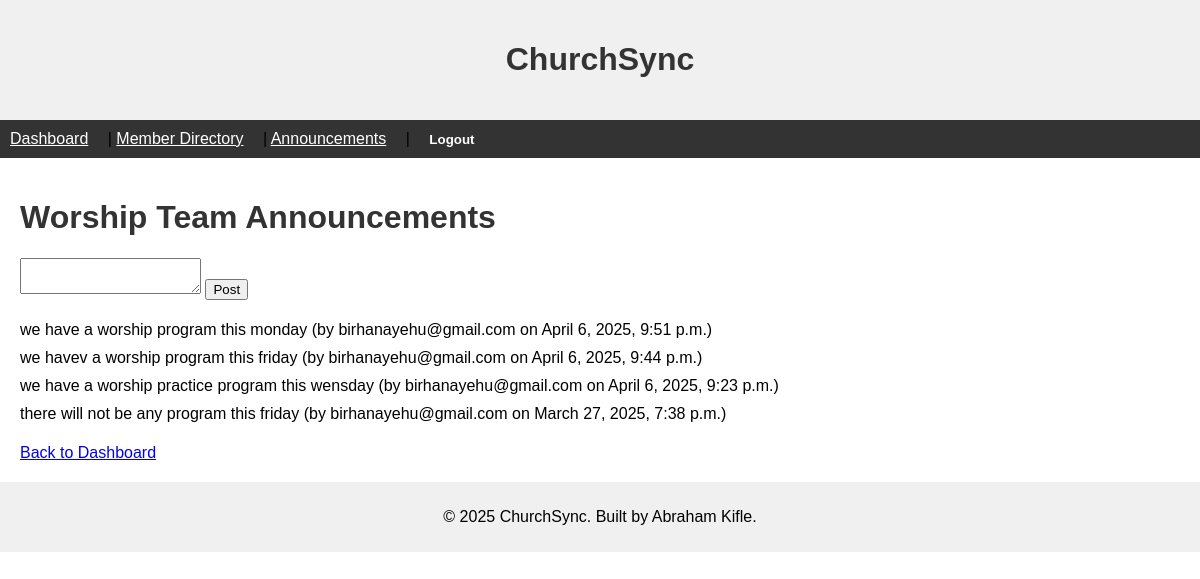
The page /teams/1/announcements/ (signed in) on the database its author committed.
### teams/models.py (models this page shows, shortened)
class Team(models.Model):
    name = models.CharField(max_length=100, unique=True)  # Team name, no repeats
    leader = models.ForeignKey(User, on_delete=models.CASCADE, related_name='led_teams')  # Who runs it

class Announcement(models.Model):
    team = models.ForeignKey(Team, on_delete=models.CASCADE)  # Which team it’s for
    content = models.TextField()  # The message
    created_at = models.DateTimeField(auto_now_add=True)  # When it was posted
    posted_by = models.ForeignKey(User, on_delete=models.CASCADE)  # Who wrote it

### users/models.py (models this page shows, shortened)
class User(AbstractUser):
    username = None  # No username - using email instead
    email = models.EmailField(unique=True)  # Email is the ID, no repeats
    role = models.CharField(max_length=20, choices=[('admin', 'Admin'), ('leader', 'Leader'), ('member', 'Member')], default='member')
    is_approved = models.BooleanField(default=False)  # New users need approval
    objects = UserManager()  # Use my manager
    USERNAME_FIELD = 'email'  # Login with email
    REQUIRED_FIELDS = []  # Just email and password needed

### teams/views.py (the view)
# urls.py: path('teams/<int:team_id>/announcements/', announcements, name='announcements'),  # Team announcements
def announcements(request, team_id):
    if not request.user.is_authenticated or request.user.role != 'leader':
        return redirect('login')
    team = Team.objects.get(id=team_id, leader=request.user)
    if request.method == 'POST':
        content = request.POST['content']  # Grab the message text
        Announcement.objects.create(team=team, content=content, posted_by=request.user)
    announcements = Announcement.objects.filter(team=team).order_by('-created_at')
    return render(request, 'announcements.html', {'team': team, 'announcements': announcements})

### templates/announcements.html (shortened to what this page needs)
{% extends 'base.html' %}
{% block content %}
    <h1>{{ team.name }} Announcements</h1>
    <form method="POST">
        <textarea name="content" required></textarea>
        <button type="submit">Post</button>
    </form>
    <ul>
        {% for announcement in announcements %}
            <li>{{ announcement.content }} (by {{ announcement.posted_by.email }} on {{ announcement.created_at }})</li>
        {% endfor %}
    </ul>
    <a href="/dashboard/teams/{{ team.id }}/">Back to Dashboard</a>
{% endblock %}

### static/css/styles.css (style rules this page uses)
body { font-family: Arial, sans-serif; margin: 0; }
h1 { color: #333; }
ul { list-style-type: none; padding: 0; }
li { padding: 5px 0; }
form { margin-top: 10px; }

### rows shown on the page
Team: name "Worship Team"
Announcement: content "we have a worship program this monday", posted_by.email "birhanayehu@gmail.com", created_at "April 6, 2025, 9:51 p.m."
Announcement: content "we havev a worship program this friday", posted_by.email "birhanayehu@gmail.com", created_at "April 6, 2025, 9:44 p.m."
Announcement: content "we have a worship practice program this wensday", posted_by.email "birhanayehu@gmail.com", created_at "April 6, 2025, 9:23 p.m."
Announcement: content "there will not be any program this friday", posted_by.email "birhanayehu@gmail.com", created_at "March 27, 2025, 7:38 p.m."
